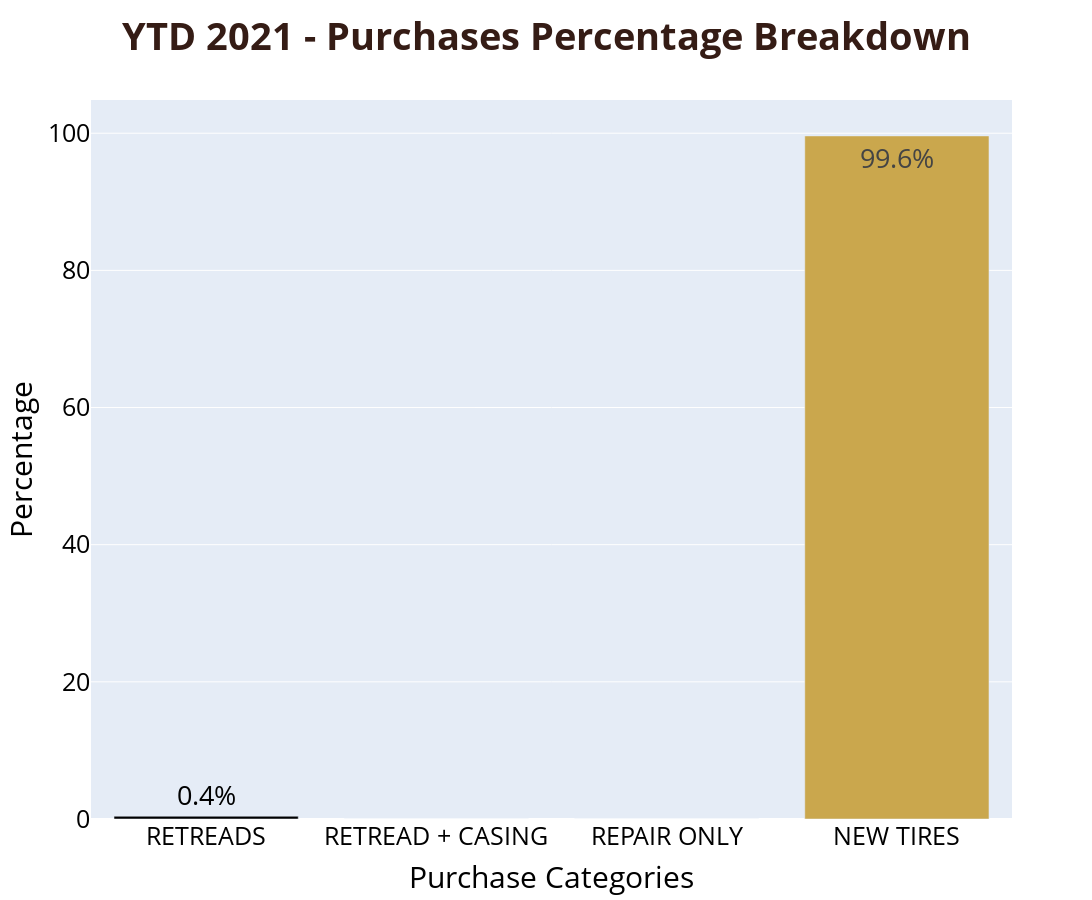
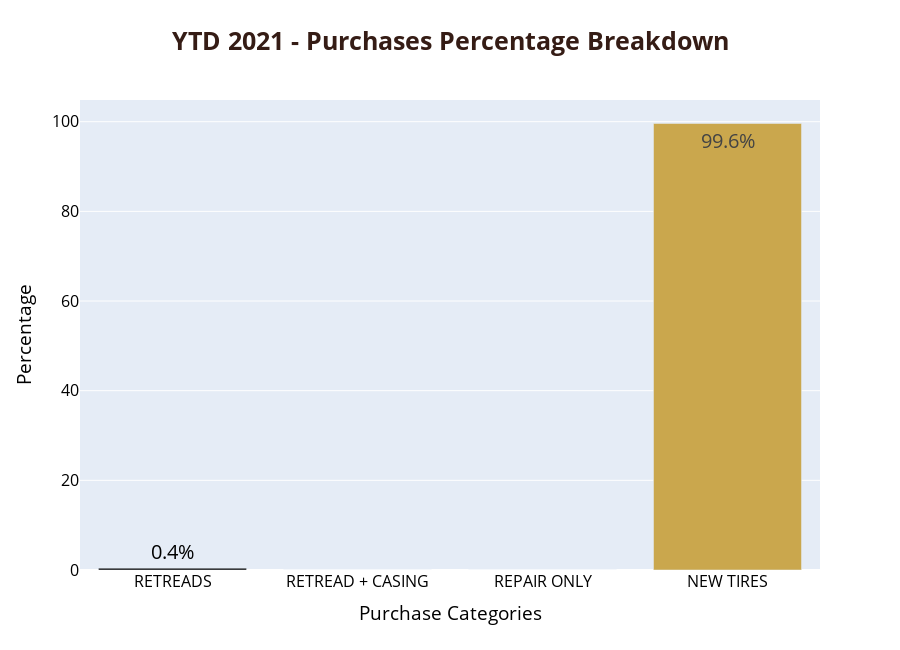

Write notebook code for charts like these, in order.
### Code cell
import plotly.graph_objects as go

Categories = ['RETREADS', 'RETREAD + CASING', 'REPAIR ONLY', 'NEW TIRES']

# Create blank figure
fig1 = go.Figure()

# Add bar for RETREADS:
if Retreads_percentage >= 1:
    fig1.add_trace(go.Bar(
        x=['RETREADS'],
        y=[round(Retreads_percentage, 0)],
        name='Retreads', 
        marker_color = 'black'))

else: 
    fig1.add_trace(go.Bar(
        x=['RETREADS'],
        y=[round(Retreads_percentage, 1)],
        name='Retreads', 
        marker_color = 'black'))

# Add Bar for RETREAD + CASINGS
if Retreads_plus_Casings_percentage >= 1:
    fig1.add_trace(go.Bar(
        x=['RETREAD + CASING'],
        y=[round(Retreads_plus_Casings_percentage, 0)],
        name='Retread + Casing',
        marker_color='dimgray'))
else:
    fig1.add_trace(go.Bar(
    x=['RETREAD + CASING'],
    y=[round(Retreads_plus_Casings_percentage, 1)],
    name='Retread + Casing',
    marker_color='dimgray'))

# Add Bar for REPAIR ONLY
if Repair_Only_percentage >= 1:
    fig1.add_trace(go.Bar(
        x=['REPAIR ONLY'],
        y=[round(Repair_Only_percentage, 0)],
        name='Repair Only',
        marker_color='royalblue'))
else:
    fig1.add_trace(go.Bar(
        x=['REPAIR ONLY'],
        y=[round(Repair_Only_percentage, 1)],
        name='Repair Only',
        marker_color='royalblue'))

# Add Bar for NEW TIRES
if New_Tires_percentage >= 1 and New_Tires_percentage <= 99:
    fig1.add_trace(go.Bar(
        x=['NEW TIRES'],
        y=[round(New_Tires_percentage, 0)],
        name='New Tires',
        marker_color='#caa74d'))
else:
    fig1.add_trace(go.Bar(
        x=['NEW TIRES'],
        y=[round(New_Tires_percentage, 1)],
        name='New Tires',
        marker_color='#caa74d'))


fig1.update_traces(texttemplate='%{y:.s}%', textposition= 'auto', textfont = {'size': [27]} )

# Here let's setup fig2 = fig1 so that we can use fig2 as a different size JUST for the website.  We'll use fig1 for the FIRST index.html to generate the pdf.
# Since the website needs smaller graphs, we'll need to do this last part twice JUST to change the size amounts.


# Here we modify the tickangle of the xaxis, resulting in rotated labels.
fig1.update_layout(
    barmode='group', 
    title_text=f"<b>YTD {Current_Year} - Purchases Percentage Breakdown<b>", 
    title_font_size=38,
    title_font_color="#351C15",
    title_x = 0.5,
    xaxis_title="Purchase Categories",
    yaxis_title="Percentage",
    autosize=False, width=1445, height=900,
    # xaxis_tickangle=-45,
    showlegend=False, 
    font=dict(
            family=None,
            size=25,
            color="black"
        ))



# Write the image that we'll use for index.html to generate the pdf:
fig1.write_image(f"Images_graphs/{Current_Year}_Sales_Percentage_Breakdown.svg")
fig1.show()

# NOW write fig2's size to be used for plotly interactive in the website afterwards
# PLOTLY INTERACTIVE:
fig2 = fig1
fig1.update_traces(texttemplate='%{y:.s}%', textposition= 'auto', textfont = {'size': [20]} )
# NOW do the same thing but with different image sizes for fig2 (for the website)!!!
fig2.update_layout(
    barmode='group', 
    title_text=f"<b>YTD {Current_Year} - Purchases Percentage Breakdown<b>", 
    title_font_size=25,
    title_font_color="#351C15",
    title_x = 0.5,
    xaxis_title="Purchase Categories",
    yaxis_title="Percentage",
    autosize=False, width=900, height=650,
    # xaxis_tickangle=-45,
    showlegend=False, 
    font=dict(
            family=None,
            size=16,
            color="black"
        ))


purchase_percentage_breakdown = fig2
Lonestar_Purchase_Percentage_Breakdown_url = py.plot(purchase_percentage_breakdown, filename = 'Lonestar_Purchase_Percentage_Breakdown', auto_open=False)


fig2.show()

### Figure 1 — Plotly figure (JSON) as saved in the notebook; plotly's stock layout.template omitted (floating-point values rounded to 4 significant figures)
{"data": [{"marker": {"color": "black"}, "name": "Retreads", "textfont": {"size": [27]}, "textposition": "auto", "texttemplate": "%{y:.s}%", "type": "bar", "x": ["RETREADS"], "y": [0.4]}, {"marker": {"color": "dimgray"}, "name": "Retread + Casing", "textfont": {"size": [27]}, "textposition": "auto", "texttemplate": "%{y:.s}%", "type": "bar", "x": ["RETREAD + CASING"], "y": [0]}, {"marker": {"color": "royalblue"}, "name": "Repair Only", "textfont": {"size": [27]}, "textposition": "auto", "texttemplate": "%{y:.s}%", "type": "bar", "x": ["REPAIR ONLY"], "y": [0]}, {"marker": {"color": "#caa74d"}, "name": "New Tires", "textfont": {"size": [27]}, "textposition": "auto", "texttemplate": "%{y:.s}%", "type": "bar", "x": ["NEW TIRES"], "y": [99.6]}], "layout": {"autosize": false, "barmode": "group", "font": {"color": "black", "size": 25}, "height": 900, "showlegend": false, "title": {"font": {"color": "#351C15", "size": 38}, "text": "<b>YTD 2021 - Purchases Percentage Breakdown<b>", "x": 0.5}, "width": 1445, "xaxis": {"title": {"text": "Purchase Categories"}}, "yaxis": {"title": {"text": "Percentage"}}}}

### Figure 2 — Plotly figure (JSON) as saved in the notebook; plotly's stock layout.template omitted (floating-point values rounded to 4 significant figures)
{"data": [{"marker": {"color": "black"}, "name": "Retreads", "textfont": {"size": [20]}, "textposition": "auto", "texttemplate": "%{y:.s}%", "type": "bar", "x": ["RETREADS"], "y": [0.4]}, {"marker": {"color": "dimgray"}, "name": "Retread + Casing", "textfont": {"size": [20]}, "textposition": "auto", "texttemplate": "%{y:.s}%", "type": "bar", "x": ["RETREAD + CASING"], "y": [0]}, {"marker": {"color": "royalblue"}, "name": "Repair Only", "textfont": {"size": [20]}, "textposition": "auto", "texttemplate": "%{y:.s}%", "type": "bar", "x": ["REPAIR ONLY"], "y": [0]}, {"marker": {"color": "#caa74d"}, "name": "New Tires", "textfont": {"size": [20]}, "textposition": "auto", "texttemplate": "%{y:.s}%", "type": "bar", "x": ["NEW TIRES"], "y": [99.6]}], "layout": {"autosize": false, "barmode": "group", "font": {"color": "black", "size": 16}, "height": 650, "showlegend": false, "title": {"font": {"color": "#351C15", "size": 25}, "text": "<b>YTD 2021 - Purchases Percentage Breakdown<b>", "x": 0.5}, "width": 900, "xaxis": {"title": {"text": "Purchase Categories"}}, "yaxis": {"title": {"text": "Percentage"}}}}
